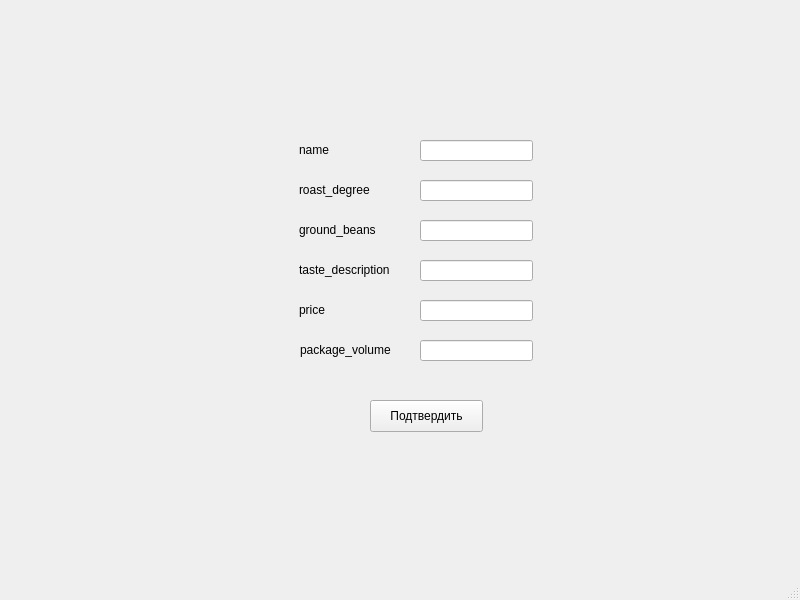
<?xml version="1.0" encoding="UTF-8"?>
<ui version="4.0">
 <class>MainWindow</class>
 <widget class="QMainWindow" name="MainWindow">
  <property name="geometry">
   <rect>
    <x>0</x>
    <y>0</y>
    <width>800</width>
    <height>600</height>
   </rect>
  </property>
  <property name="windowTitle">
   <string>MainWindow</string>
  </property>
  <widget class="QWidget" name="centralwidget">
   <widget class="QLabel" name="label">
    <property name="geometry">
     <rect>
      <x>299</x>
      <y>140</y>
      <width>91</width>
      <height>20</height>
     </rect>
    </property>
    <property name="text">
     <string>name</string>
    </property>
   </widget>
   <widget class="QLabel" name="label_2">
    <property name="geometry">
     <rect>
      <x>299</x>
      <y>180</y>
      <width>91</width>
      <height>20</height>
     </rect>
    </property>
    <property name="text">
     <string>roast_degree</string>
    </property>
   </widget>
   <widget class="QLabel" name="label_3">
    <property name="geometry">
     <rect>
      <x>299</x>
      <y>260</y>
      <width>111</width>
      <height>20</height>
     </rect>
    </property>
    <property name="text">
     <string>taste_description</string>
    </property>
   </widget>
   <widget class="QLabel" name="label_4">
    <property name="geometry">
     <rect>
      <x>299</x>
      <y>220</y>
      <width>91</width>
      <height>20</height>
     </rect>
    </property>
    <property name="text">
     <string>ground_beans</string>
    </property>
   </widget>
   <widget class="QLabel" name="label_6">
    <property name="geometry">
     <rect>
      <x>300</x>
      <y>340</y>
      <width>111</width>
      <height>20</height>
     </rect>
    </property>
    <property name="text">
     <string>package_volume</string>
    </property>
   </widget>
   <widget class="QLabel" name="label_7">
    <property name="geometry">
     <rect>
      <x>299</x>
      <y>300</y>
      <width>91</width>
      <height>20</height>
     </rect>
    </property>
    <property name="text">
     <string>price</string>
    </property>
   </widget>
   <widget class="QLineEdit" name="name_edit">
    <property name="geometry">
     <rect>
      <x>420</x>
      <y>140</y>
      <width>113</width>
      <height>21</height>
     </rect>
    </property>
   </widget>
   <widget class="QLineEdit" name="roast_edit">
    <property name="geometry">
     <rect>
      <x>420</x>
      <y>180</y>
      <width>113</width>
      <height>21</height>
     </rect>
    </property>
   </widget>
   <widget class="QLineEdit" name="beans_edit">
    <property name="geometry">
     <rect>
      <x>420</x>
      <y>220</y>
      <width>113</width>
      <height>21</height>
     </rect>
    </property>
   </widget>
   <widget class="QLineEdit" name="taste_edit">
    <property name="geometry">
     <rect>
      <x>420</x>
      <y>260</y>
      <width>113</width>
      <height>21</height>
     </rect>
    </property>
   </widget>
   <widget class="QLineEdit" name="price_edit">
    <property name="geometry">
     <rect>
      <x>420</x>
      <y>300</y>
      <width>113</width>
      <height>21</height>
     </rect>
    </property>
   </widget>
   <widget class="QLineEdit" name="volume_edit">
    <property name="geometry">
     <rect>
      <x>420</x>
      <y>340</y>
      <width>113</width>
      <height>21</height>
     </rect>
    </property>
   </widget>
   <widget class="QPushButton" name="claim_button">
    <property name="geometry">
     <rect>
      <x>370</x>
      <y>400</y>
      <width>113</width>
      <height>32</height>
     </rect>
    </property>
    <property name="text">
     <string>Подтвердить</string>
    </property>
   </widget>
   <widget class="QLabel" name="error_label">
    <property name="geometry">
     <rect>
      <x>200</x>
      <y>380</y>
      <width>431</width>
      <height>20</height>
     </rect>
    </property>
    <property name="text">
     <string/>
    </property>
   </widget>
  </widget>
  <widget class="QMenuBar" name="menubar">
   <property name="geometry">
    <rect>
     <x>0</x>
     <y>0</y>
     <width>800</width>
     <height>24</height>
    </rect>
   </property>
  </widget>
  <widget class="QStatusBar" name="statusbar"/>
 </widget>
 <resources/>
 <connections/>
</ui>
